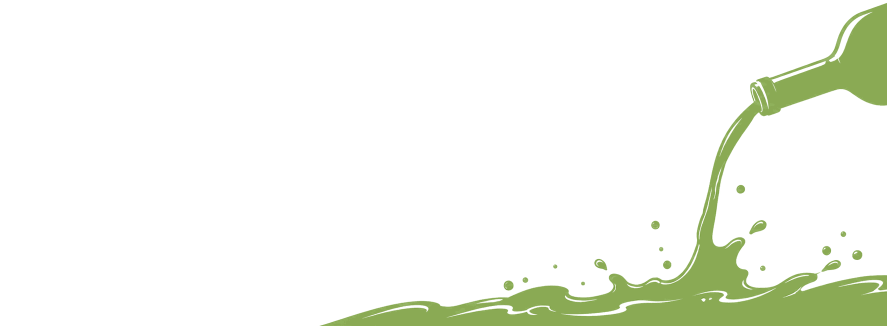
#> input picture site/assets/hero-bg.png, 1774 x 652 px, found by its file name (shown at 1/2 size)
$ python make_og.py
#> lines starting #> are read from the running program, lines starting #| are printed output that depends on the picture
"""Render the 1200x630 Open Graph card from the real brand assets and fonts."""
import os
from PIL import Image, ImageDraw, ImageFont

SITE = r"C:\Users\quinn\OneDrive\CS Projects\Emphatic\site"
ASSETS = os.path.join(SITE, "assets")
FONTS = "fonts"

W, H = 1200, 630
BG = (255, 255, 255)
TEXT = (15, 21, 18)
MUTED = (95, 111, 102)
ACCENT = (14, 122, 69)

card = Image.new("RGB", (W, H), BG)
#> card: PIL image 1200x630 RGB; every value is 255

# --- soft green wash, top-left, matching the hero ---
wash = Image.new("RGB", (W, H), BG)
wd = ImageDraw.Draw(wash)
for i in range(150, 0, -1):
    t = i / 150.0
    r = int(560 * t)
    a = 0.16 * (1 - t)
    col = (
        int(255 + (46 - 255) * a),
        int(255 + (194 - 255) * a),
        int(255 + (126 - 255) * a),
    )
    wd.ellipse([170 - r, -110 - r, 170 + r, -110 + r], fill=col)
card = Image.blend(card, wash, 1.0)
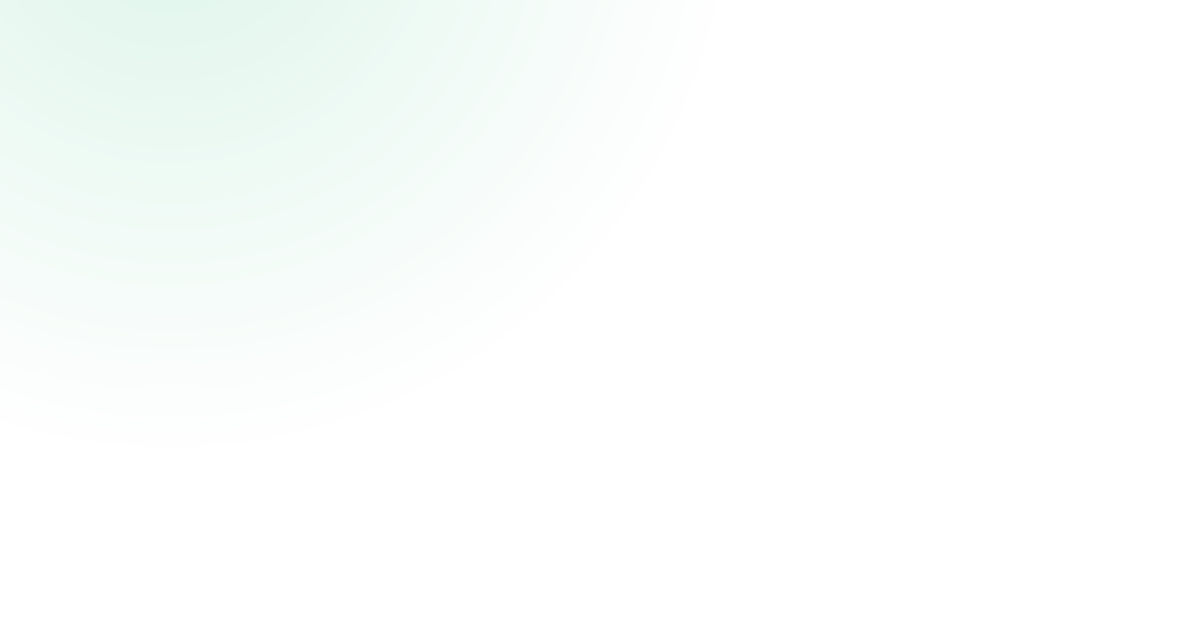
#> card: PIL image 1200x630 RGB; mean R, G, B 251.3, 253.8, 252.6

# --- pour artwork along the bottom ---
hero = Image.open(os.path.join(ASSETS, "hero-bg.png")).convert("RGBA")
#> hero is the input picture: PIL image 1774x652 RGBA; mean R, G, B, A 242.1, 245.4, 236.6, 27.1
hw = W
hh = round(hero.height * (W / hero.width))
#> hh = 441
hero = hero.resize((hw, hh), Image.LANCZOS)
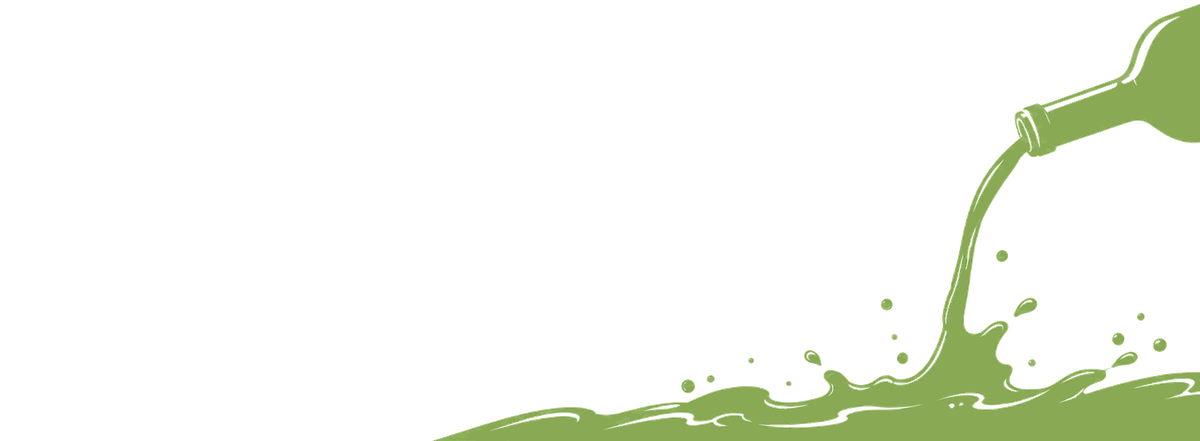
#> hero: PIL image 1200x441 RGBA; mean R, G, B, A 17.8, 21.2, 12.2, 27.1; transparent parts drawn white
card.paste(hero, (0, H - hh), hero)
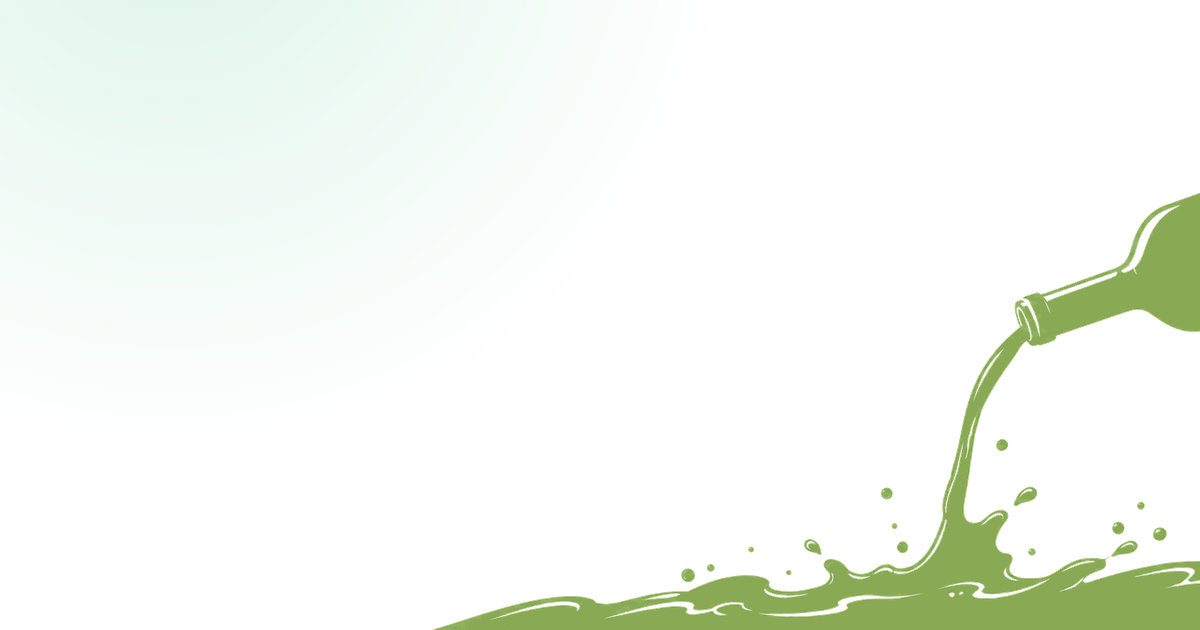
#> card: PIL image 1200x630 RGB; mean R, G, B 242.9, 247.7, 240.5

draw = ImageDraw.Draw(card)


def font(file, size, variation):
    f = ImageFont.truetype(os.path.join(FONTS, file), size)
#> (the run stopped early here; a loop or call above may not have finished)
